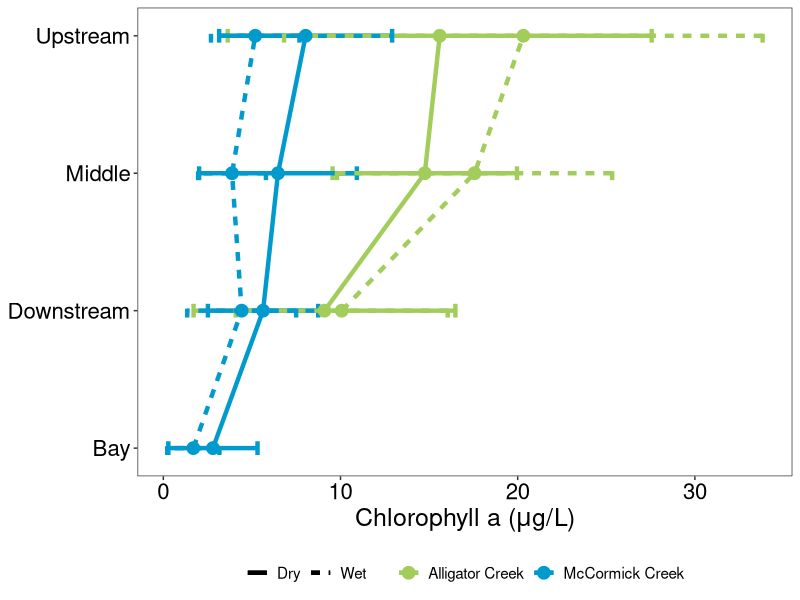
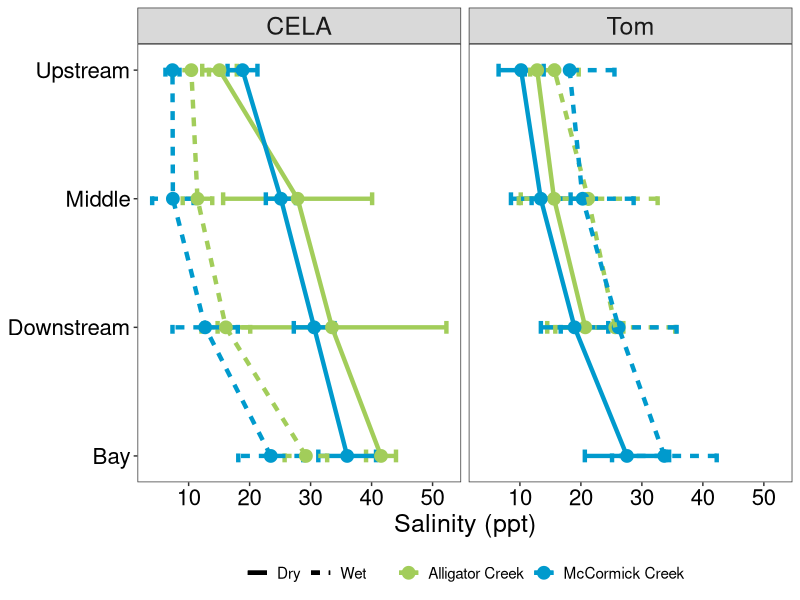
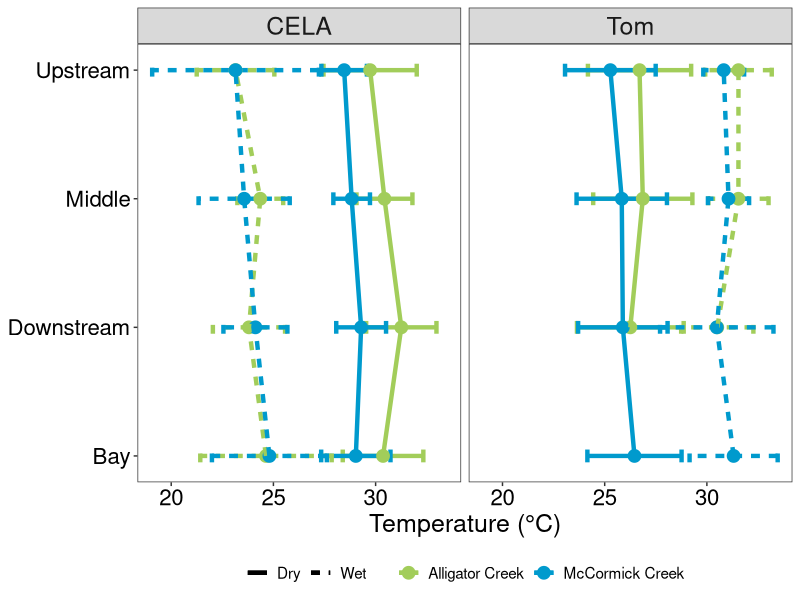
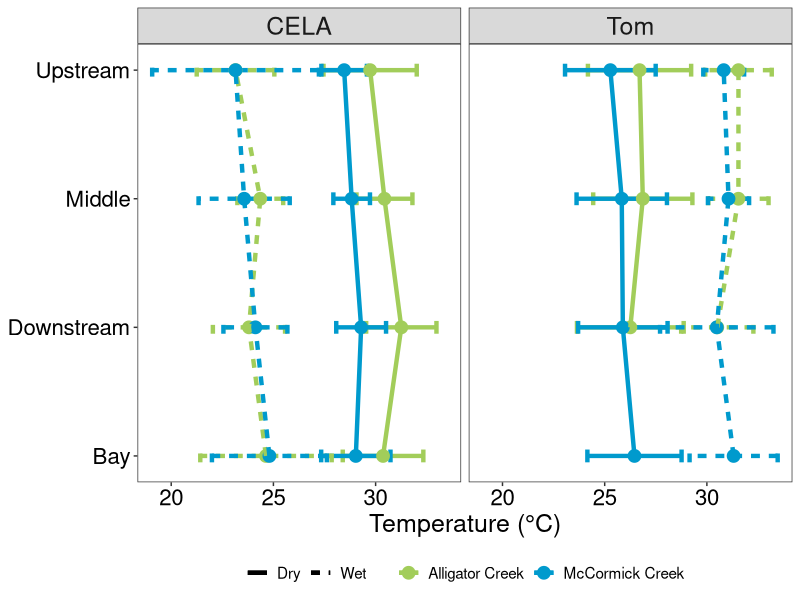
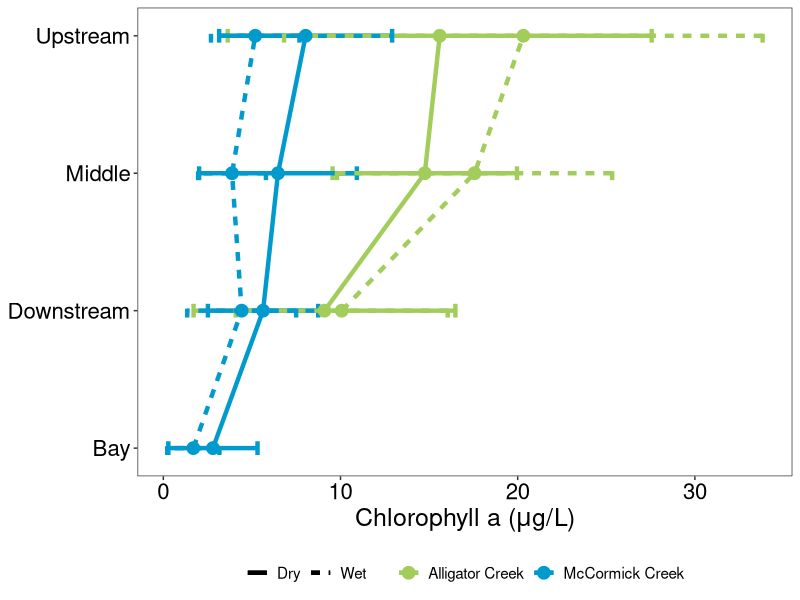
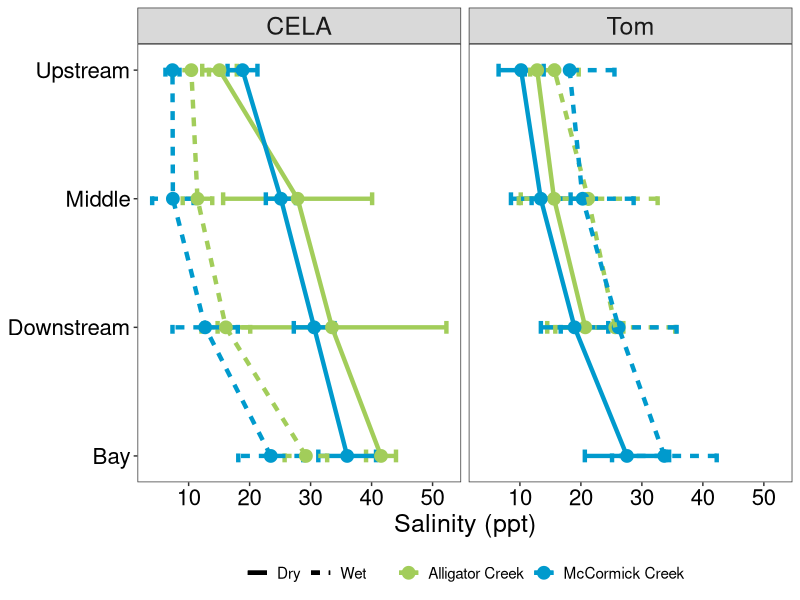
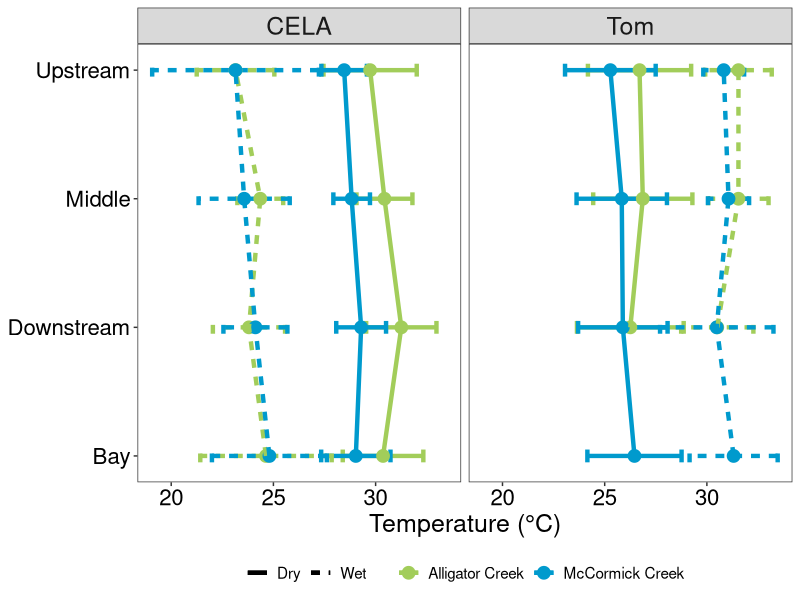
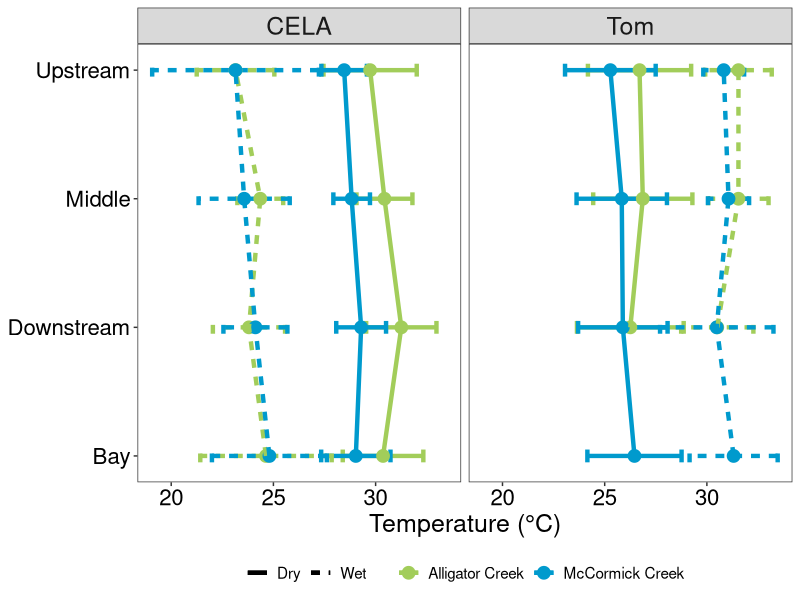

These figures' R source, in order:
#' """ CELA environmental data figures and tables
#'     @author: Ryan James and Josh Linenfelser
#'     date: 4/8/2021"""

library(tidyverse)
library(ggpubr)

# Chla by zone 2016-2109 ----
df = read_csv('data/tomDataAll.csv') %>% 
  filter(between(Year, 2016, 2019)) %>% 
  drop_na(chla) %>% 
  group_by(Position, Season, pos, System) %>%
  summarize(mean = mean(chla),
            sd = sd(chla))

# # plot
# ggplot(df, aes(pos, mean, color = System, linetype = Season)) + 
#   geom_pointrange(aes( ymin=mean-sd,ymax=mean+sd),
#                   width=.2, size=0.75)+
#   geom_line(size = 1.5)+
#   theme_bw()+
#   scale_color_manual(values = c('ACS' = 'darkolivegreen3',
#                                'MCS' = 'deepskyblue3'),
#                     labels = c('ACS' = 'Alligator Creek',
#                                'MCS' = 'McCormick Creek')) +
#   labs(x = NULL, y = expression(paste("Chlorophyll a (",mu,"g/L)")))+
#   scale_x_continuous(breaks = 1:4, 
#                      labels = c('Bay', 'Downstream', 'Middle', 'Upstream'))+
#   coord_flip()+
#   theme(legend.position = 'bottom',
#         panel.grid.major = element_blank(),
#         panel.grid.minor = element_blank(),
#         axis.title = element_text(size = 18), 
#         axis.text = element_text(size = 16, colour = "gray0"), 
#         plot.title = element_text(size = 18, hjust=0.5),
#         legend.title = element_blank(),
#         strip.text.x = element_text(size = 18),
#         legend.text = element_text(size = 16))
# ggsave("figs/Ov_sys.tiff", units="in", width=6, height=4.5, dpi=600,compression = 'lzw')

ggplot(df, aes(pos, mean, color = System, linetype = Season)) + 
  geom_errorbar(aes( ymin=mean-sd,ymax=mean+sd),
                  width=.1, size = 1.5)+
  geom_point(size = 4)+
  geom_line(size = 1.5)+
  theme_bw()+
  scale_color_manual(values = c('ACS' = 'darkolivegreen3',
                                'MCS' = 'deepskyblue3'),
                     labels = c('ACS' = 'Alligator Creek',
                                'MCS' = 'McCormick Creek')) +
  labs(x = NULL, y = expression(paste("Chlorophyll a (",mu,"g/L)")))+
  scale_x_continuous(breaks = 1:4, 
                     labels = c('Bay', 'Downstream', 'Middle', 'Upstream'))+
  coord_flip()+
  theme(legend.position = 'bottom',
        panel.grid.major = element_blank(),
        panel.grid.minor = element_blank(),
        axis.title = element_text(size = 18), 
        axis.text = element_text(size = 16, colour = "gray0"), 
        plot.title = element_text(size = 18, hjust=0.5),
        legend.title = element_blank(),
        strip.text.x = element_text(size = 18),
        legend.text = element_text(size = 11))
ggsave("figs/chla_zone16-19.tiff", units="in", width=6, height=8, dpi=600,compression = 'lzw')

# salinity by zone 2016-2109 ----
df = read_csv('data/tomDataAll.csv') %>% 
  filter(between(Year, 2016, 2019)) %>% 
  drop_na(Sal.) %>% 
  group_by(Position, Season, pos, System) %>%
  summarize(mean = mean(Sal.),
            sd = sd(Sal.)) %>% drop_na() %>%
  mutate(source = 'Tom')


b = read_csv('data/TomSites.csv')
m = unique(b[ c('Lake', 'Position','pos', 'System')])

dc = read_csv('data/CELA_envTow.csv') %>% 
  select(-System)%>% left_join(m, by = c('Lake'))%>%
  filter(between(Year, 2016, 2019)) %>% 
  drop_na(Salinity) %>% 
  group_by(Position, Season, pos, System) %>%
  summarize(mean = mean(Salinity),
            sd = sd(Salinity)) %>% drop_na()%>% 
  mutate(source = 'CELA')

df = bind_rows(df,dc)
  

ggplot(df, aes(pos, mean, color = System, linetype = Season)) + 
  geom_errorbar(aes( ymin=mean-sd,ymax=mean+sd),
                width=.1, size = 1.5)+
  geom_point(size = 4)+
  geom_line(size = 1.5)+
  theme_bw()+
  scale_color_manual(values = c('ACS' = 'darkolivegreen3',
                                'MCS' = 'deepskyblue3'),
                     labels = c('ACS' = 'Alligator Creek',
                                'MCS' = 'McCormick Creek')) +
  labs(x = NULL, y = 'Salinity (ppt)')+
  scale_x_continuous(breaks = 1:4, 
                     labels = c('Bay', 'Downstream', 'Middle', 'Upstream'))+
  coord_flip()+
  facet_wrap(~source)+
  theme(legend.position = 'bottom',
        panel.grid.major = element_blank(),
        panel.grid.minor = element_blank(),
        axis.title = element_text(size = 18), 
        axis.text = element_text(size = 16, colour = "gray0"), 
        plot.title = element_text(size = 18, hjust=0.5),
        legend.title = element_blank(),
        strip.text.x = element_text(size = 18),
        legend.text = element_text(size = 11))


ggsave("figs/sal_zone16-19.tiff", units="in", width=6, height=8, dpi=600,compression = 'lzw')

# temp by zone 2016-2109 ----
df = read_csv('data/tomDataAll.csv') %>% 
  filter(between(Year, 2016, 2019)) %>% 
  drop_na(Temp.) %>% 
  group_by(Position, Season, pos, System) %>%
  summarize(mean = mean(Temp.),
            sd = sd(Temp.)) %>% drop_na() %>%
  mutate(source = 'Tom')


b = read_csv('data/TomSites.csv')
m = unique(b[ c('Lake', 'Position','pos', 'System')])

dc = read_csv('data/CELA_envTow.csv') %>% 
  select(-System)%>% left_join(m, by = c('Lake'))%>%
  filter(between(Year, 2016, 2019)) %>% 
  drop_na(Temperature) %>% 
  group_by(Position, Season, pos, System) %>%
  summarize(mean = mean(Temperature),
            sd = sd(Temperature)) %>% drop_na()%>% 
  mutate(source = 'CELA')

df = bind_rows(df,dc)


ggplot(df, aes(pos, mean, color = System, linetype = Season)) + 
  geom_errorbar(aes( ymin=mean-sd,ymax=mean+sd),
                width=.1, size = 1.5)+
  geom_point(size = 4)+
  geom_line(size = 1.5)+
  theme_bw()+
  scale_color_manual(values = c('ACS' = 'darkolivegreen3',
                                'MCS' = 'deepskyblue3'),
                     labels = c('ACS' = 'Alligator Creek',
                                'MCS' = 'McCormick Creek')) +
  labs(x = NULL, y = "Temperature (°C)")+
  scale_x_continuous(breaks = 1:4, 
                     labels = c('Bay', 'Downstream', 'Middle', 'Upstream'))+
  coord_flip()+
  facet_wrap(~source)+
  theme(legend.position = 'bottom',
        panel.grid.major = element_blank(),
        panel.grid.minor = element_blank(),
        axis.title = element_text(size = 18), 
        axis.text = element_text(size = 16, colour = "gray0"), 
        plot.title = element_text(size = 18, hjust=0.5),
        legend.title = element_blank(),
        strip.text.x = element_text(size = 18),
        legend.text = element_text(size = 11))


ggsave("figs/temp_zone16-19.tiff", units="in", width=6, height=8, dpi=600,compression = 'lzw')

# temp by zone 2016-2109 ----
df = read_csv('data/tomDataAll.csv') %>% 
  filter(between(Year, 2016, 2019)) %>% 
  drop_na(Temp.) %>% 
  group_by(Position, Season, pos, System) %>%
  summarize(mean = mean(Temp.),
            sd = sd(Temp.)) %>% drop_na() %>%
  mutate(source = 'Tom')


b = read_csv('data/TomSites.csv')
m = unique(b[ c('Lake', 'Position','pos', 'System')])

dc = read_csv('data/CELA_envTow.csv') %>% 
  select(-System)%>% left_join(m, by = c('Lake'))%>%
  filter(between(Year, 2016, 2019)) %>% 
  drop_na(Temperature) %>% 
  group_by(Position, Season, pos, System) %>%
  summarize(mean = mean(Temperature),
            sd = sd(Temperature)) %>% drop_na()%>% 
  mutate(source = 'CELA')

df = bind_rows(df,dc)


ggplot(df, aes(pos, mean, color = System, linetype = Season)) + 
  geom_errorbar(aes( ymin=mean-sd,ymax=mean+sd),
                width=.1, size = 1.5)+
  geom_point(size = 4)+
  geom_line(size = 1.5)+
  theme_bw()+
  scale_color_manual(values = c('ACS' = 'darkolivegreen3',
                                'MCS' = 'deepskyblue3'),
                     labels = c('ACS' = 'Alligator Creek',
                                'MCS' = 'McCormick Creek')) +
  labs(x = NULL, y = "Temperature (°C)")+
  scale_x_continuous(breaks = 1:4, 
                     labels = c('Bay', 'Downstream', 'Middle', 'Upstream'))+
  coord_flip()+
  facet_wrap(~source)+
  theme(legend.position = 'bottom',
        panel.grid.major = element_blank(),
        panel.grid.minor = element_blank(),
        axis.title = element_text(size = 18), 
        axis.text = element_text(size = 16, colour = "gray0"), 
        plot.title = element_text(size = 18, hjust=0.5),
        legend.title = element_blank(),
        strip.text.x = element_text(size = 18),
        legend.text = element_text(size = 11))


ggsave("figs/temp_zone16-19.tiff", units="in", width=6, height=8, dpi=600,compression = 'lzw')
